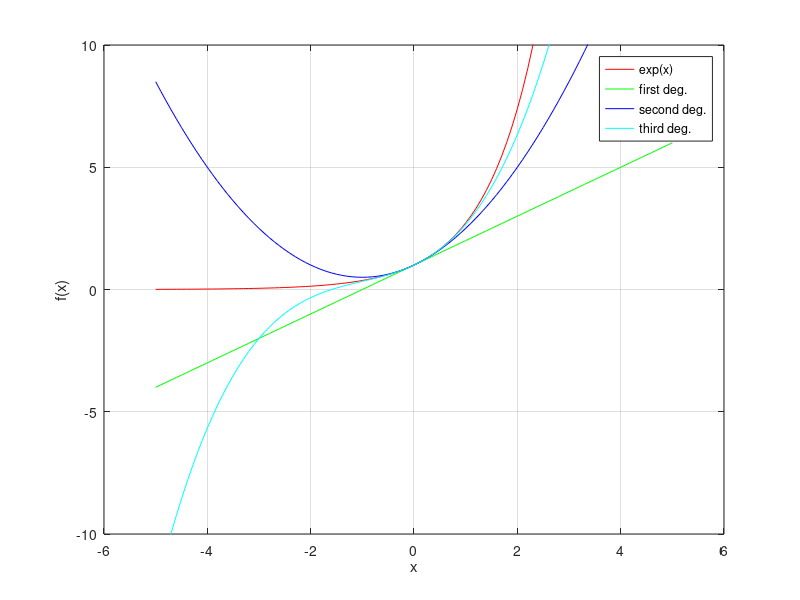
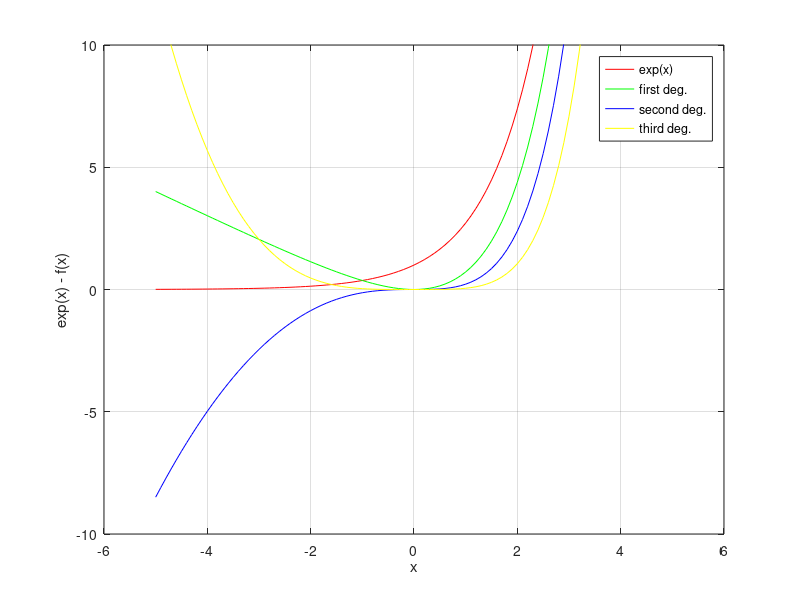

These charts were generated, in order, by the following MATLAB code:
clear all;
close all;

x = [-5:0.1:5];

y = exp(x);

y1 = 1 + x;
y2 = y1 + ((x.^2)./2);
y3 = y2 + ((x.^3)./6);


figure;
plot(x,y,'r',x,y1,'g',x,y2,'b',x,y3,'c');
grid on;
legend('exp(x)','first deg.','second deg.','third deg.')
xlabel('x')
ylabel('f(x)')
ylim([-10 10]);


y1 = y - y1;
y2 = y - y2;
y3 = y - y3;

figure;
plot(x,y,'r',x,y1,'g',x,y2,'b',x,y3,'y');
grid on;
legend('exp(x)','first deg.','second deg.','third deg.')
xlabel('x');
ylabel('exp(x) - f(x)');
ylim([-10 10]);
